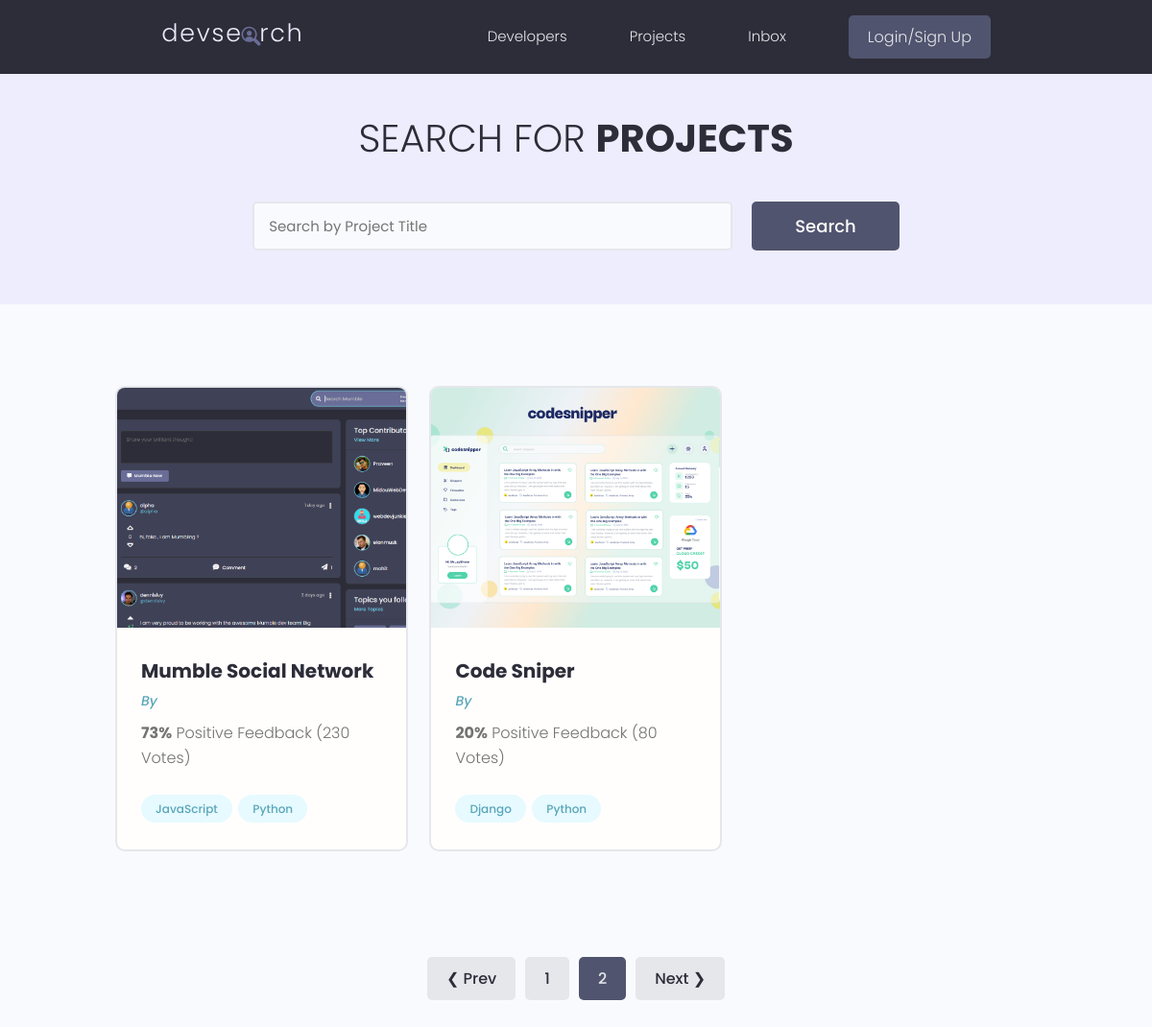
/projects/?page=2, run on an earlier commit of the app's database.
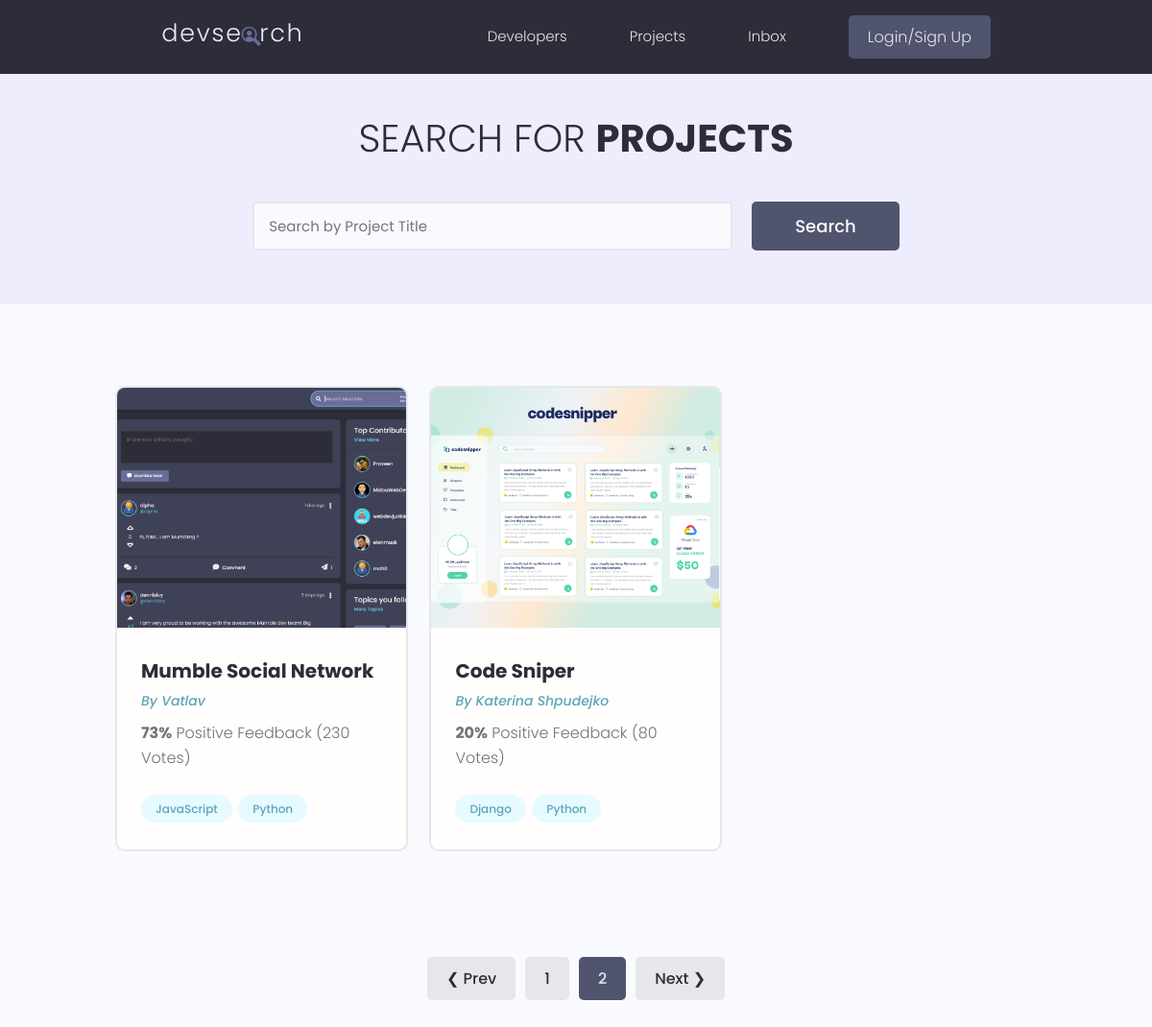
And on a later commit of the database.
### projects/models.py (models this page shows, shortened)
class Project(models.Model): # by default autogenerate id(int - start with 1)
    owner = models.ForeignKey(Profile, null=True, blank=True,
                              on_delete=models.SET_NULL)
    title = models.CharField(max_length=200)
    description = models.TextField(null=True, blank=True)
    featured_image = models.ImageField(null=True, blank=True, default='default.jpeg')
    demo_link = models.CharField(max_length=2000, null=True, blank=True)
    source_link = models.CharField(max_length=2000, null=True, blank=True)
    tags = models.ManyToManyField('Tag', blank=True)
    vote_total = models.IntegerField(default=0, null=True, blank=True)
    vote_ratio = models.IntegerField(default=0, null=True, blank=True)
    created = models.DateTimeField(auto_now_add=True)
    id = models.UUIDField(default=uuid.uuid4, unique=True,
                          primary_key=True, editable=False)
    class Meta:
        ordering = ['created']

### users/models.py (models this page shows, shortened)
class Profile(models.Model):
    user = models.OneToOneField(User, on_delete=models.CASCADE, null=True, blank=True)
    name = models.CharField(max_length=200, blank=True, null=True)
    email = models.EmailField(max_length=500, blank=True, null=True)
    username = models.CharField(max_length=200, blank=True, null=True)
    location = models.CharField(max_length=200, blank=True, null=True)
    short_intro = models.CharField(max_length=500, blank=True, null=True)
    bio = models.TextField(blank=True, null=True)
    profile_image = models.ImageField(null=True, blank=True,
                                      upload_to='profiles/', default='profiles/user-default.png')
    social_github = models.CharField(max_length=200, blank=True, null=True)
    social_twitter = models.CharField(max_length=200, blank=True, null=True)
    social_linkedin = models.CharField(max_length=200, blank=True, null=True)
    social_youtube = models.CharField(max_length=200, blank=True, null=True)
    social_website = models.CharField(max_length=200, blank=True, null=True)
    id = models.UUIDField(default=uuid.uuid4, unique=True,
                          primary_key=True, editable=False)

### projects/views.py (the view)
# urls.py: path('projects/', include('projects.urls')),
def projects(request):
    projects, search_query = searchProjects(request)
    custom_range, projects = paginationProjects(request, projects, 2)
    context = {'projects' : projects, 'search_query' : search_query, 'custom_range': custom_range}
    return render(request, 'projects/projects.html', context)

### projects/models.py (called while the page is built)
    def __str__(self):
        return self.name

### projects/utils.py (called while the page is built)
def searchProjects(request):
    search_query = ''
    if request.GET.get('search_query'):
        search_query = request.GET.get('search_query')
    tags = Tag.objects.filter(name__icontains=search_query)
    projects = Project.objects.distinct().filter(
        Q(title__icontains=search_query) |
        Q(description__icontains=search_query) |
        Q(owner__name__icontains=search_query) |
        Q(tags__in=tags)
    )
    return projects, search_query

def paginationProjects(request, projects, results):
    page = request.GET.get('page')
    paginator = Paginator(projects, results)
    try:
        projects = paginator.page(page)
    except PageNotAnInteger:
        page = 1
        projects = paginator.page(page)
    except EmptyPage:
        page = paginator.num_pages
        projects = paginator.page(page)
    leftIndex = int(page) - 4
    if leftIndex < 1:
        leftIndex = 1
    rightIndex = int(page) + 1
    if rightIndex > paginator.num_pages:
        rightIndex = paginator.num_pages + 1
    custom_range = range(leftIndex, rightIndex)
    return custom_range, projects

### projects/templates/projects/projects.html (shortened to what this page needs)
{% extends 'main.html' %}
{% block content %}
  <main class="projects">
    <section class="hero-section text-center">
      <div class="container container--narrow">
        <div class="hero-section__box">
          <h2>Search for <span>Projects</span></h2>
        </div>
        <div class="hero-section__search">
          <form class="form" action="{% url 'projects' %}" method="get">
            <div class="form__field">
              <input class="input input--text" id="formInput#search" type="text" name="search_query"
                value="{{search_query}}" placeholder="Search by Project Title" />
            </div>
            <input class="btn btn--sub btn--lg" type="submit" value="Search" />
          </form>
        </div>
      </div>
    </section>
    <section class="projectsList">
      <div class="container">
        <div class="grid grid--three">
          {% for project in projects %}
          <div class="column">
            <div class="card project">
              <a href="{% url 'project' project.id %}" class="project">
                <img class="project__thumbnail" src="{{ project.featured_image.url }}" alt="project thumbnail" />
                <div class="card__body">
                  <h3 class="project__title">{{project.title}}</h3>
                  <p><a class="project__author" href="{% url 'user-profile' project.owner.id %}">By {{project.owner.name}}</a></p>
                  <p class="project--rating">
                    <span style="font-weight: bold;">{{project.vote_ratio}}%</span> Positive
                    Feedback ({{project.vote_total}} Vote{{ project.vote_total|pluralize:'s' }})
                  </p>
                  <div class="project__tags">
                    {% for tag in project.tags.all %}
                    <span class="tag tag--pill tag--main">
                      <small>{{ tag }}</small>
                    </span>
                    {% endfor %}
                  </div>
                </div>
              </a>
            </div>
          </div>
          {% endfor %}
        </div>
      </div>
    </section>
    {% include 'pagination.html' with queryset=projects custom_range=custom_range %}
  </main>
{% endblock content %}

What changed in the data, as far as the page shows it:
changed Project "Mumble Social Network": owner.name (not shown) → "Vatlav"
changed Project "Code Sniper": owner.name (not shown) → "Katerina Shpudejko"
